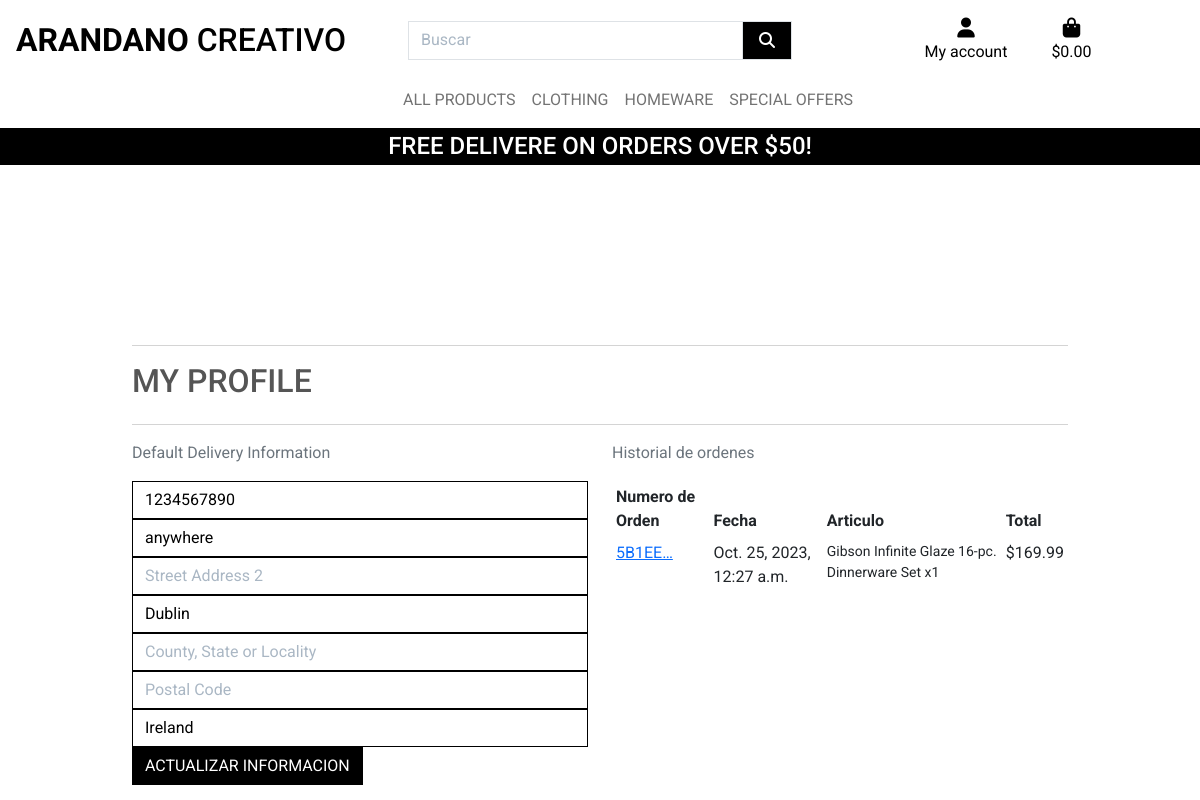
/profile/ (signed in), run on an earlier commit of the app's database.
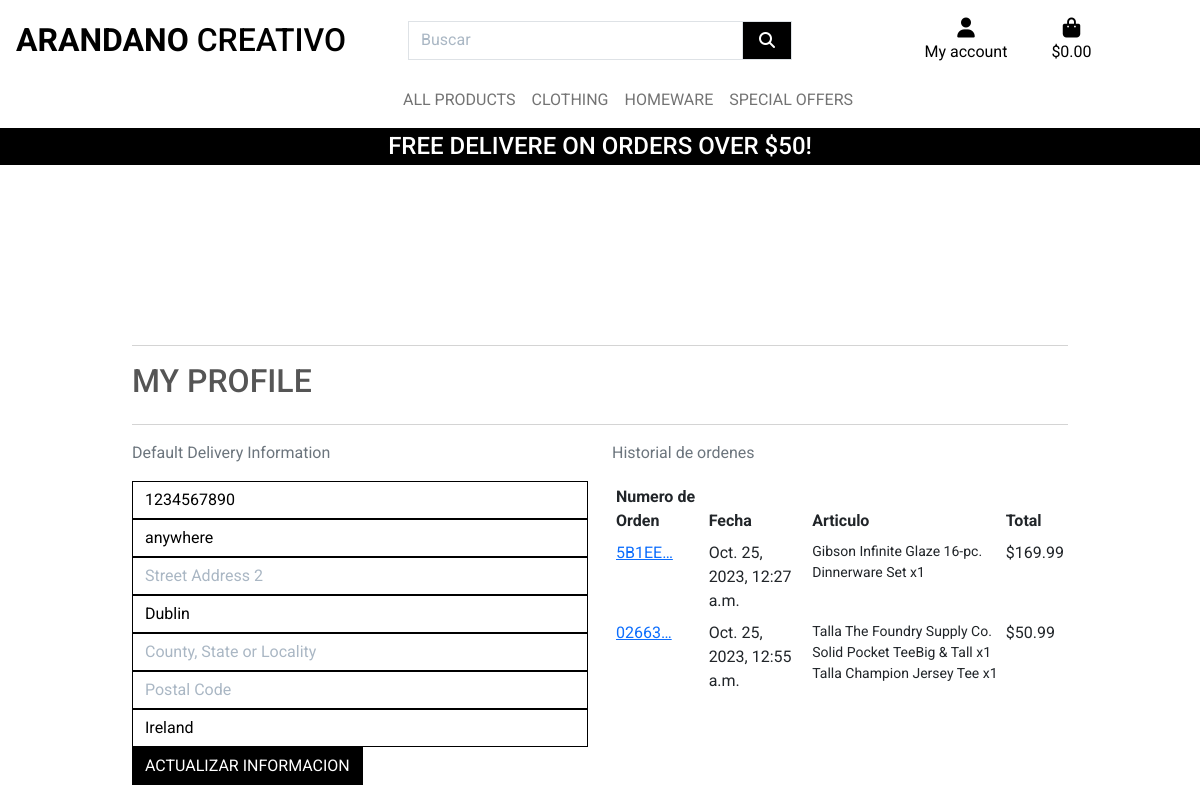
And on a later commit of the database.
### profiles/models.py (models this page shows, shortened)
class UserProfile(models.Model):
    user = models.OneToOneField(User, on_delete=models.CASCADE)
    default_phone_number = models.CharField(
        max_length=20, null=True, blank=True)
    default_street_address1 = models.CharField(
        max_length=80, null=True, blank=True)
    default_street_address2 = models.CharField(
        max_length=80, null=True, blank=True)
    default_town_or_city = models.CharField(
        max_length=40, null=True, blank=True)
    default_county = models.CharField(max_length=80, null=True, blank=True)
    default_postcode = models.CharField(max_length=20, null=True, blank=True)
    default_country = CountryField(
        blank_label='Country', null=True, blank=True)

### checkout/models.py (models this page shows, shortened)
class Order(models.Model):
    order_number = models.CharField(max_length=32, null=False, editable=False)
    user_profile = models.ForeignKey(UserProfile, on_delete=models.SET_NULL,
                                     null=True, blank=True,
                                     related_name='orders')
    full_name = models.CharField(max_length=50, null=False, blank=False)
    email = models.EmailField(max_length=254, null=False, blank=False)
    phone_number = models.CharField(max_length=20, null=False, blank=False)
    country = CountryField(blank_label='Country *', null=False, blank=False)
    postcode = models.CharField(max_length=20, null=True, blank=True)
    town_or_city = models.CharField(max_length=40, null=False, blank=False)
    street_address1 = models.CharField(max_length=80, null=False, blank=False)
    street_address2 = models.CharField(max_length=80, null=True, blank=True)
    county = models.CharField(max_length=80, null=True, blank=True)
    date = models.DateTimeField(auto_now_add=True)
    delivery_cost = models.DecimalField(
        max_digits=6, decimal_places=2, null=False, default=0)
    order_total = models.DecimalField(
        max_digits=10, decimal_places=2, null=False, default=0)
    grand_total = models.DecimalField(
        max_digits=10, decimal_places=2, null=False, default=0)
    original_bag = models.TextField(null=False, blank=False, default='')
    stripe_pid = models.CharField(max_length=254, null=False, blank=False, default='')

class OrderLineItem(models.Model):
    order = models.ForeignKey(Order, null=False, blank=False,
                              on_delete=models.CASCADE,
                              related_name='lineitems')
    product = models.ForeignKey(
        Product, null=False, blank=False, on_delete=models.CASCADE)
    product_size = models.CharField(
        max_length=2, null=True, blank=True)  # XS, S, M, L, XL
    quantity = models.IntegerField(null=False, blank=False, default=0)
    lineitem_total = models.DecimalField(
        max_digits=6, decimal_places=2, null=False, blank=False,
        editable=False)

### products/models.py (models this page shows, shortened)
class Product(models.Model):
    category = models.ForeignKey(
        'Category', null=True, blank=True, on_delete=models.SET_NULL)
    sku = models. CharField(max_length=254, null=True, blank=True)
    name = models.CharField(max_length=254)
    description = models. TextField()
    has_sizes = models.BooleanField(default=False, null=True, blank=True)
    price = models.DecimalField(max_digits=6, decimal_places=2)
    rating = models.DecimalField(
        max_digits=6, decimal_places=2, null=True, blank=True)
    image_url = models. URLField(max_length=1024, null=True, blank=True)
    image = models.ImageField(null=True, blank=True)

### profiles/views.py (the view)
# urls.py: path('profile/', include('profiles.urls')),
def profile(request):
    profile = get_object_or_404(UserProfile, user=request.user)
    if request.method == 'POST':
        form = UserProfileForm(request.POST, instance=profile)
        if form.is_valid():
            form.save()
            messages.success(request, 'Perfil actualizado con éxito')
        else:
            messages.error(request, 'Update failed. Please ensure the form is valid.')
    else:
        form = UserProfileForm(instance=profile)
        orders = profile.orders.all()
        template = 'profiles/profile.html'
        context = {
            'form': form,
            'orders': orders,
            'on_profile_page': True
        }
        return render(request, template, context)

### profiles/forms.py
class UserProfileForm(forms.ModelForm):
    class Meta:
        model = UserProfile
        exclude = ('user',)
    def __init__(self, *args, **kwargs):
        super().__init__(*args, **kwargs)
        placeholders = {
            'default_phone_number': 'Phone Number',
            'default_postcode': 'Postal Code',
            'default_town_or_city': 'Town or City',
            'default_street_address1': 'Street Address 1',
            'default_street_address2': 'Street Address 2',
            'default_county': 'County, State or Locality',
        }
        self.fields['default_phone_number'].widget.attrs['autofocus'] = True
        for field in self.fields:
            if field != 'default_country':
                if self.fields[field].required:
                    placeholder = f'{placeholders[field]} *'
                else:
                    placeholder = placeholders[field]
                self.fields[field].widget.attrs['placeholder'] = placeholder
            self.fields[field].widget.attrs['class'] = 'border-black rounded-0\
            profile-form-input'
            self.fields[field].label = False

### bag/contexts.py (called while the page is built, shortened)
def bag_contents(request):
    bag_items = []
    total = 0
    product_count = 0
    bag = request.session.get('bag', {})
    if total < settings.FREE_DELIVERY_THRESHOLD:
        delivery = total * Decimal(settings.STANDARD_DELIVERY_PERCENTAGE / 100)
        free_delivery_delta = settings.FREE_DELIVERY_THRESHOLD - total
    else:
        delivery = 0
        free_delivery_delta = 0
    grand_total = delivery + total
    context = {
        'bag_items': bag_items,
        'total': total,
        'product_count': product_count,
        'delivery': delivery,
        'free_delivery_delta': free_delivery_delta,
        'free_delivery_threshold': settings.FREE_DELIVERY_THRESHOLD,
        'grand_total': grand_total,
    }
    return context

### profiles/templates/profiles/profile.html (shortened to what this page needs)
{% extends "base.html" %}
{% load static %}
{% block extra_css %}
<link rel="stylesheet" href="{% static 'profiles/css/profile.css' %}">
{% endblock %}
{% block page_header %}
<div class="container header-container">
</div>
{% endblock %}
{% block content %}
    <div class="overlay"></div>
    <div class="container">
        <div class="row">
            <div class="col">
                <hr>
                <h2 class="logo-font mb-4">My Profile</h2>
                <hr>
            </div>
        </div>
        <div class="row">
            <div class="col-12 col-lg-6">
                <p class="text-muted">Default Delivery Information</p>
                <form class="mt-3" action="{% url 'profile' %}" method="POST" id="profile-update-form">
                    {{ form|crispy }}
                    <button class="btn btn-black rounded-0 text-uppercase float-right">Actualizar Informacion</button>
                </form>
            </div>
            <div class="col-12 col-lg-6">
                <p class="text-muted">Historial de ordenes</p>
                <div class="order-history table-responsive">
                    <table class="table table-sm table-borderless">
                        <thead>
                            <tr>
                                <th>Numero de Orden</th>
                                <th>Fecha</th>
                                <th>Articulo</th>
                                <th>Total</th>
                            </tr>
                        </thead>
                        <tbody>
                            {% for order in orders %}
                            <tr>
                                <td>
                                    <a href="{% url 'order_history' order.order_number %}" title="{{ order.order_number }}">
                                        {{ order.order_number|truncatechars:6 }}
                                    </a>
                                </td>
                                <td>{{ order.date }}</td>
                                <td>
                                    <ul class="list-unstyled">
                                        {% for item in order.lineitems.all %}
                                        <li class="small">
                                            {% if item.product.has_sizes %}
                                            Talla {{ item.product.size|upper }}
                                            {% endif %}{{ item.product.name }} x{{ item.quantity }}
                                        </li>
                                        {% endfor %}
                                    </ul>
                                </td>
                                <td>${{ order.grand_total }}</td>
                            </tr>
                            {% endfor %}
                        </tbody>
                    </table>
                </div>
                </div>
                </div>
{% endblock %}

### templates/base.html (shortened to what this page needs)
{% load static %}
<!doctype html>
<html lang="en">
<head>
    {% block corecss %}
    <link href="https://cdn.jsdelivr.net/npm/bootstrap@5.0.2/dist/css/bootstrap.min.css" rel="stylesheet">
    <link rel="stylesheet" href="{% static 'css/base.css' %}">
    {% endblock %}
    {% block extra_css %}
    {% endblock %}
</head>
<body>
        <div id="topnav" class="row bg-white pt-lg-2 d-none d-lg-flex">
            <div class="col-12 col-lg-4 my-auto py-1 py-lg-0 text-center text-lg-left">
                <a href="{% url 'home' %}" class="nav-link main-logo-link">
                    <h2 class="logo-font text-black my-0">
                        <strong>Arandano</strong> Creativo
                    </h2>
                </a>
            </div>
            <div class="col-12 col-lg-4 my-auto py-1 py-lg-0">
                <form method="GET" action="{% url 'products' %}">
                    <div class="input-group w-100">
                        <input class="form-control border border-black rounded-0" type="text" name="q" placeholder="Buscar">
                        <div class="input-group-append">
                            <button class="form-control btn btn-black border border-black rounded-0" type="submit">
                                <span class="icon">
                                    <i class="fas fa-search"></i>
                                </span>
                            </button>
                        </div>
                    </div>
                </form>
            </div>
            <div class="col-12 col-lg-4 my-auto py-1 py-lg-0">
                <ul class="list-inline list-unstyled text-center text-lg-right my-0">
                    <li class="list-inline-item dropdown">
                        <a class="text-black nav-link" href="#" id="user-options" data-bs-toggle="dropdown" data-bs-target="user-options" aria-haspopup="True" aria-expanded="false">
                            <div class="text-center">
                                <div><i class="fas fa-user fa-lg"></i></div>
                                <p class="my-0">My account</p>
                            </div>
                        </a>
                    </li>
                    <li class="list-inline-item">
                        <a class="{% if grand_total %}text-info font-weight-bold{% else %}text-black{% endif %} nav-link" href="{% url 'view_bag' %}">
                            <div class="text-center">
                                <div><i class="fas fa-shopping-bag fa-lg"></i></div>
                                <p class="my-0">
                                    {% if grand_total %}
                                        ${{ grand_total|floatformat:2 }}
                                    {% else %}
                                        $0.00
                                    {% endif %}
                                </p>
                            </div>
                        </a>
                    </li>
                </ul>
            </div>
        </div>
        <div class="row bg-white">
            <nav class="navbar navbar-expand-lg navbar-light w-100">
                {% include 'includes/mobile-top-header.html' %}
                {% include 'includes/main-nav.html' %}
            </nav>
        </div>
        <div id="delivery-banner" class="row text-center">
            <div class="col bg-black text-white">
                <h4 class="logo-font my-1">Free delivere on orders over ${{ free_delivery_threshold}}!</h4>
            </div>
        </div>
    {% block page_header %}
    {% endblock %}
    {% block content %}
    {% endblock %}
</body>
</html>

### templates/includes/mobile-top-header.html (shortened to what this page needs)
<ul>
</ul>

### templates/includes/main-nav.html (shortened to what this page needs)
<div class="collapse navbar-collapse" id="main-nav">
    <ul class="navbar-nav w-auto mx-auto">
        <li class="nav-item dropdown">
            <a class="logo-font font-weight-bold nav-link text-black mr-5" href="#" id="all-products-link"
                data-bs-toggle="dropdown" aria-haspopup="true" aria-expanded="false">
                All Products
            </a>
        </li>
        <li class="nav-item dropdown">
            <a class="logo-font font-weight-bold nav-link text-black mr-5" href="#" id="clothing-link"
                data-bs-toggle="dropdown" aria-haspopup="true" aria-expanded="false">
                Clothing
            </a>
        </li>
        <li class="nav-item dropdown">
            <a class="logo-font font-weight-bold nav-link text-black mr-5" href="#" id="homeware-link"
                data-bs-toggle="dropdown" aria-haspopup="true" aria-expanded="false">
                Homeware
            </a>
        </li>
        <li class="nav-item dropdown">
            <a class="logo-font font-weight-bold nav-link text-black" href="#" id="specials-link" data-bs-toggle="dropdown"
                aria-haspopup="true" aria-expanded="false">
                Special Offers
            </a>
        </li>
    </ul>
</div>

### static/css/base.css (style rules this page uses)
html { height: 100%; }
body { background: url('/media/arandano_background.webp') no-repeat center center fixed; background-size: cover; height: calc(100vh - 164px); color: #555; font-family: 'Roboto', sans-serif; }
.icon { align-items: center; display: inline-flex; justify-content: center; height: 1.5rem; width: 1.5rem; }
.logo-font { text-transform: uppercase; }
.main-logo-link { width: fit-content; }
.btn-black { background: black; color: white; }
.text-black { color: #000; }
.border-black { border: 1px solid black; }
.bg-black { background: #000; }
.overlay { height: 100%; width: 100%; top: 0; left: 0; position: fixed; background: white; z-index: -1; }
input[name='q']::placeholder { color: #aab7c4; }
@media (min-width: 1200px) { .container { max-width: 80%; } }
@media (min-width: 992px) { .header-container { padding-top: 164px; } }

### profiles/static/profiles/css/profile.css (style rules this page uses)
.order-history { max-height: 416px; overflow-y: auto; }
#profile-update-form .form-control { color: #000; }
#profile-update-form input::placeholder { color: #aab7c4; }
#id_default_country, #id_default_country option:not(:first-child) { color: #000; }

What changed in the data, as far as the page shows it:
added Order: order_number "02663…", date "Oct. 25, 2023, 12:55 a.m.", grand_total "50.99"
added OrderLineItem: product.name "The Foundry Supply Co. Solid Pocket TeeBig & Tall", quantity "1", shown under "02663…"
added OrderLineItem: product.name "Champion Jersey Tee", quantity "1", shown under "02663…"
